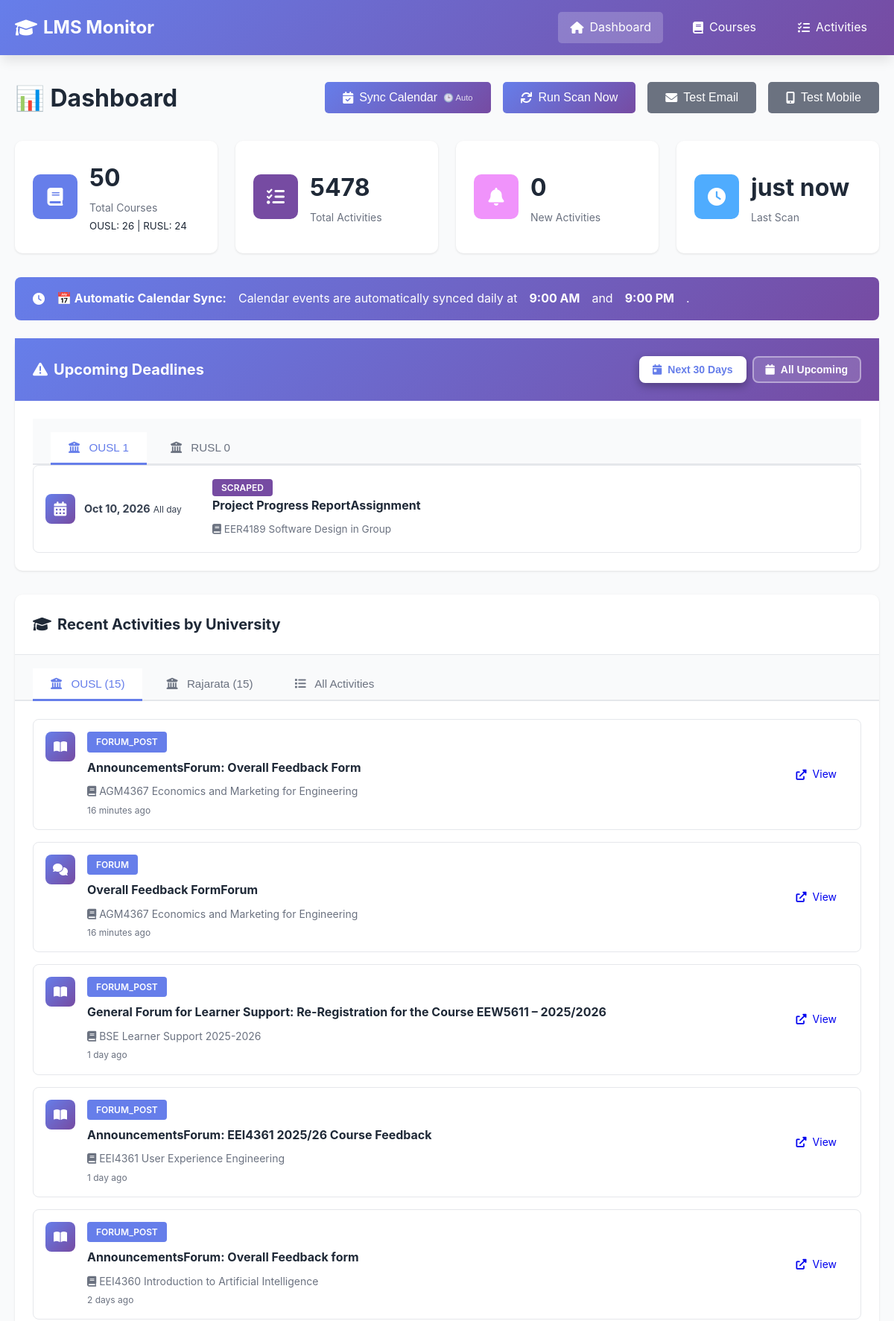
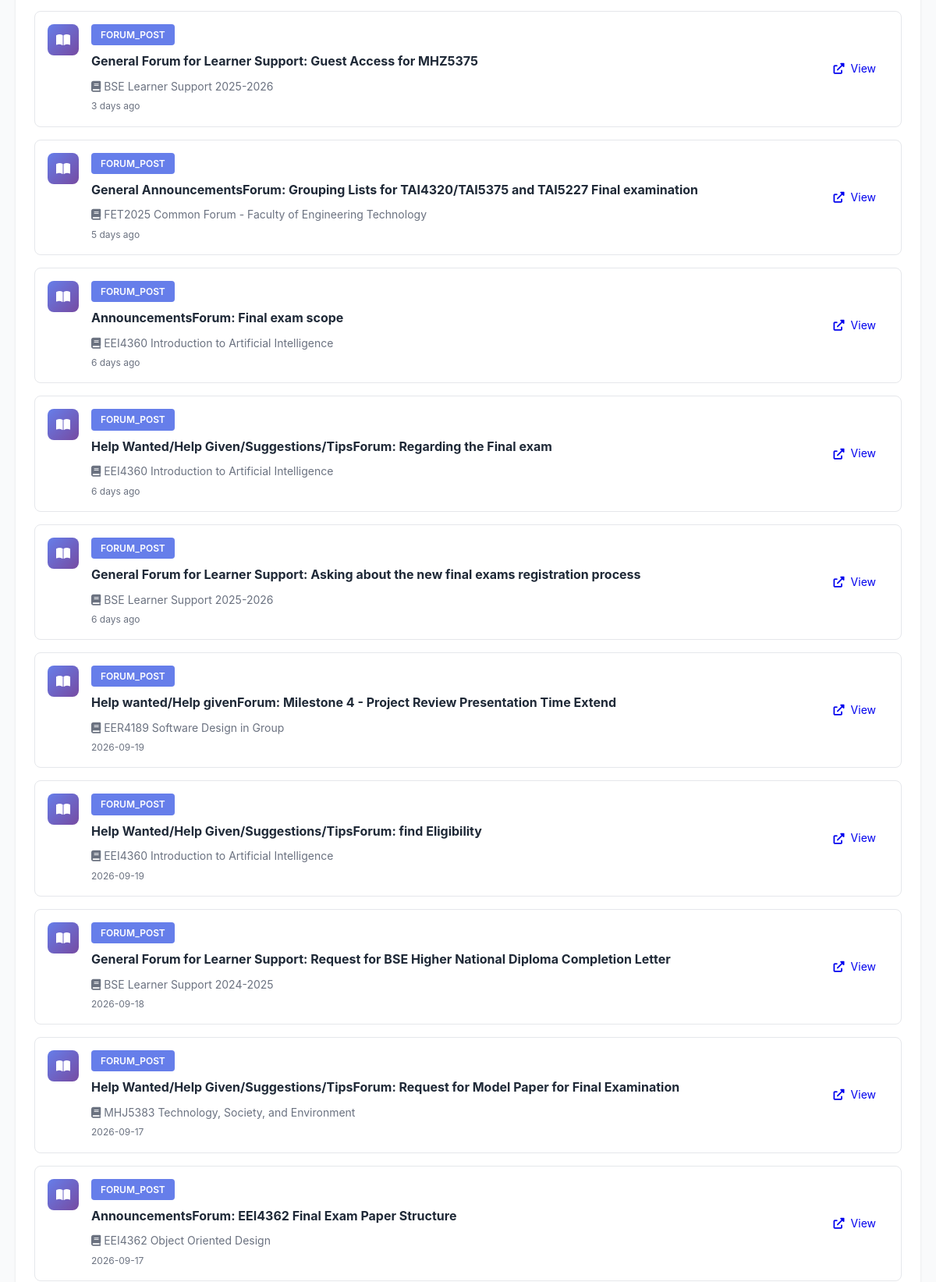
The page / (upper part) on the database its author committed (2 pictures, top to bottom).
### tables this page shows
CREATE TABLE scan_history (
                id INTEGER PRIMARY KEY AUTOINCREMENT,
                lms_name TEXT NOT NULL,
                scan_time TIMESTAMP DEFAULT CURRENT_TIMESTAMP,
                courses_found INTEGER,
                activities_found INTEGER,
                new_activities INTEGER,
                status TEXT,
                error_message TEXT
            );

CREATE TABLE deadlines (
                id INTEGER PRIMARY KEY AUTOINCREMENT,
                deadline_id TEXT UNIQUE NOT NULL,
                title TEXT NOT NULL,
                description TEXT,
                deadline_date TIMESTAMP NOT NULL,
                lms_name TEXT NOT NULL,
                course_id TEXT,
                activity_id TEXT,
                source TEXT NOT NULL,
                location TEXT,
                first_seen TIMESTAMP DEFAULT CURRENT_TIMESTAMP,
                FOREIGN KEY (course_id) REFERENCES courses(course_id),
                FOREIGN KEY (activity_id) REFERENCES activities(activity_id)
            );

CREATE TABLE courses (
                id INTEGER PRIMARY KEY AUTOINCREMENT,
                course_id TEXT UNIQUE NOT NULL,
                lms_name TEXT NOT NULL,
                course_name TEXT NOT NULL,
                course_url TEXT,
                first_seen TIMESTAMP DEFAULT CURRENT_TIMESTAMP,
                last_checked TIMESTAMP DEFAULT CURRENT_TIMESTAMP
            );

### app.py (the view)
@app.route('/')
def index():
    stats = db.get_stats()
    recent_activities = db.get_recent_activities(limit=20)
    scan_history = db.get_scan_history(limit=10)
    ousl_activities = db.get_activities_by_lms('OUSL', limit=15)
    rusl_activities = db.get_activities_by_lms('RUSL', limit=15)
    upcoming_deadlines = db.get_all_upcoming_deadlines(days_ahead=365)
    import re
    for deadline in upcoming_deadlines:
        if deadline['source'] in ['calendar', 'scraped'] and not deadline.get('course_name'):
            course_code_match = re.search(r'\b([A-Z]{2,4}\d{4})\b', deadline['title'])
            if course_code_match:
                course_code = course_code_match.group(1)
                courses = db.get_all_courses()
                for course in courses:
                    if course_code in course['course_name']:
                        deadline['course_name'] = course['course_name']
                        break
    is_render = os.getenv('RENDER') is not None or os.getenv('RAILWAY_ENVIRONMENT') is not None
    return render_template('index.html',
                          stats=stats,
                          recent_activities=recent_activities,
                          ousl_activities=ousl_activities,
                          rusl_activities=rusl_activities,
                          upcoming_deadlines=upcoming_deadlines,
                          scan_history=scan_history,
                          is_render=is_render)

### app.py (called while the page is built)
@app.template_filter('datetime')
def format_datetime(value, format='%Y-%m-%d %H:%M:%S'):
    if value is None:
        return ''
    if isinstance(value, str):
        try:
            value = datetime.fromisoformat(value.replace('Z', '+00:00'))
        except:
            return value
    if value.tzinfo is None:
        from datetime import timezone
        value = value.replace(tzinfo=timezone.utc)
    from datetime import timezone, timedelta
    colombo_tz = timezone(timedelta(hours=5, minutes=30))
    local_time = value.astimezone(colombo_tz)
    return local_time.strftime(format)

### database.py (called while the page is built)
    def get_connection(self):
        return sqlite3.connect(self.db_path)

    def get_recent_activities(self, limit: int = 50) -> List[Dict[str, Any]]:
        conn = self.get_connection()
        cursor = conn.cursor()
        cursor.execute("""
            SELECT
                a.activity_id,
                a.activity_type,
                a.title,
                a.description,
                a.url,
                a.deadline,
                a.first_seen,
                a.is_new,
                c.course_name,
                c.lms_name
            FROM activities a
            JOIN courses c ON a.course_id = c.course_id
            ORDER BY a.first_seen DESC
            LIMIT ?
        """, (limit,))
        columns = [desc[0] for desc in cursor.description]
        activities = [dict(zip(columns, row)) for row in cursor.fetchall()]
        conn.close()
        return activities

    def get_activities_by_lms(self, lms_name: str, limit: int = 20) -> List[Dict[str, Any]]:
        conn = self.get_connection()
        cursor = conn.cursor()
        cursor.execute("""
            SELECT
                a.activity_id,
                a.activity_type,
                a.title,
                a.description,
                a.url,
                a.deadline,
                a.first_seen,
                a.is_new,
                c.course_name,
                c.lms_name
            FROM activities a
            JOIN courses c ON a.course_id = c.course_id
            WHERE c.lms_name = ?
            ORDER BY a.first_seen DESC
            LIMIT ?
        """, (lms_name, limit))
        columns = [desc[0] for desc in cursor.description]
        activities = [dict(zip(columns, row)) for row in cursor.fetchall()]
        conn.close()
        return activities

### templates/index.html (shortened to what this page needs)
{% extends "base.html" %}  {% block content %}
<div class="dashboard">
  <div class="page-header">
    <h1>📊 Dashboard</h1>
    <div class="actions">
      <button
        onclick="syncCalendar()"
        class="btn btn-primary"
        title="Auto-syncs daily at 9 AM & 9 PM"
      >
        <i class="fas fa-calendar-check"></i> Sync Calendar
        <span style="font-size: 0.7em; opacity: 0.8">🕒 Auto</span>
      </button>
      {% if is_render %}
      <button class="btn btn-secondary" disabled title="Scanning is automated via GitHub Actions (runs twice daily)">
        <i class="fas fa-sync"></i> Auto Scan (GitHub Actions)
      </button>
      {% else %}
      <button onclick="triggerScan()" class="btn btn-primary">
        <i class="fas fa-sync"></i> Run Scan Now
      </button>
      {% endif %}
      <button onclick="testEmail()" class="btn btn-secondary">
        <i class="fas fa-envelope"></i> Test Email
      </button>
      <button onclick="testNtfy()" class="btn btn-secondary">
        <i class="fas fa-mobile-alt"></i> Test Mobile
      </button>
    </div>
  </div>
  <div class="stats-grid">
    <div class="stat-card">
      <div class="stat-icon" style="background: #667eea">
        <i class="fas fa-book"></i>
      </div>
      <div class="stat-content">
        <h3>{{ stats.total_courses }}</h3>
        <p>Total Courses</p>
        <small
          >OUSL: {{ stats.ousl_courses }} | RUSL: {{ stats.rusl_courses
          }}</small
        >
      </div>
    </div>
    <div class="stat-card">
      <div class="stat-icon" style="background: #764ba2">
        <i class="fas fa-tasks"></i>
      </div>
      <div class="stat-content">
        <h3>{{ stats.total_activities }}</h3>
        <p>Total Activities</p>
      </div>
    </div>
    <div class="stat-card">
      <div class="stat-icon" style="background: #f093fb">
        <i class="fas fa-bell"></i>
      </div>
      <div class="stat-content">
        <h3 id="new-activities-count">{{ stats.new_activities }}</h3>
        <p>New Activities</p>
      </div>
    </div>
    <div class="stat-card">
      <div class="stat-icon" style="background: #4facfe">
        <i class="fas fa-clock"></i>
      </div>
      <div class="stat-content">
        <h3>
          {{ stats.last_scan_time|timeago if stats.last_scan_time else 'Never'
          }}
        </h3>
        <p>Last Scan</p>
      </div>
    </div>
  </div>
  <div
    class="alert alert-success"
    style="
      background: linear-gradient(135deg, #667eea 0%, #764ba2 100%);
      color: white;
      border: none;
    "
  >
    <i class="fas fa-clock"></i>
    <strong>📅 Automatic Calendar Sync:</strong> Calendar events are
    automatically synced daily at <strong>9:00 AM</strong> and
    <strong>9:00 PM</strong>.
  </div>
  {% if upcoming_deadlines %}
  <div class="card deadline-card">
    <div
      class="card-header"
      style="display: flex; justify-content: space-between; align-items: center"
    >
      <h2><i class="fas fa-exclamation-triangle"></i> Upcoming Deadlines</h2>
      <div class="deadline-filter">
        <button
          class="filter-btn active"
          onclick="filterDeadlines(30)"
          data-days="30"
        >
          <i class="fas fa-calendar-day"></i> Next 30 Days
        </button>
        <button class="filter-btn" onclick="filterDeadlines(0)" data-days="0">
          <i class="fas fa-calendar"></i> All Upcoming
        </button>
      </div>
    </div>
    <div class="card-body">
      <div class="tabs">
        <button
          class="tab-button active"
          onclick="switchDeadlineTab(event, 'ousl-deadlines')"
        >
          <i class="fas fa-university"></i> OUSL
          <span class="tab-count" id="ousl-count">
            {{ upcoming_deadlines|selectattr('lms_name', 'equalto',
            'OUSL')|list|length }}
          </span>
        </button>
        <button
          class="tab-button"
          onclick="switchDeadlineTab(event, 'rusl-deadlines')"
        >
          <i class="fas fa-university"></i> RUSL
          <span class="tab-count" id="rusl-count">
            {{ upcoming_deadlines|selectattr('lms_name', 'equalto',
            'RUSL')|list|length }}
          </span>
        </button>
      </div>
      <div id="ousl-deadlines" class="tab-content active">
        <div class="deadline-list">
          {% for activity in upcoming_deadlines %} {% if activity.lms_name ==
          'OUSL' %}
          <div
            class="deadline-item {% if activity.is_new %}new{% endif %}"
            data-deadline-date="{{ activity.deadline_date }}"
          >
            <div class="deadline-date">
              <div class="date-icon">
                <i class="fas fa-calendar-alt"></i>
              </div>
              <div class="date-text">
                <strong
                  >{{ activity.deadline_date|datetime('%b %d, %Y') }}</strong
                >
                {% if activity.source == 'scraped' %}
                <small>All day</small>
                {% else %}
                <small>{{ activity.deadline_date|datetime('%I:%M %p') }}</small>
                {% endif %}
              </div>
            </div>
            <div class="deadline-content">
              {% if activity.source %}
              <span
                class="activity-type"
                style="background: {% if activity.source == 'calendar' %}#667eea{% else %}#764ba2{% endif %}"
              >
                {{ activity.source|capitalize }}
              </span>
              {% elif activity.activity_type %}
              <span class="activity-type">{{ activity.activity_type }}</span>
              {% endif %}
              <h4>{{ activity.title }}</h4>
              {% if activity.course_name %}
              <p class="activity-course">
                <i class="fas fa-book"></i> {{ activity.course_name }}
              </p>
              {% endif %}
            </div>
          </div>
          {% endif %} {% endfor %}
        </div>
      </div>
    </div>
  </div>
  {% endif %}
  <div class="card">
    <div class="card-header">
      <h2>
        <i class="fas fa-graduation-cap"></i> Recent Activities by University
      </h2>
    </div>
    <div class="tabs">
      <button class="tab-button active" onclick="openTab(event, 'ousl')">
        <i class="fas fa-university"></i> OUSL ({{ ousl_activities|length }})
      </button>
      <button class="tab-button" onclick="openTab(event, 'rusl')">
        <i class="fas fa-university"></i> Rajarata ({{ rusl_activities|length
        }})
      </button>
      <button class="tab-button" onclick="openTab(event, 'all')">
        <i class="fas fa-list"></i> All Activities
      </button>
    </div>
    <div id="ousl" class="tab-content active">
      <div class="card-body">
        {% if ousl_activities %}
        <div class="activity-list">
          {% for activity in ousl_activities %}
          <div class="activity-item {% if activity.is_new %}new{% endif %}">
            <div class="activity-icon">
              {% if activity.activity_type == 'assign' %}
              <i class="fas fa-file-alt"></i>
              {% elif activity.activity_type == 'quiz' %}
              <i class="fas fa-question-circle"></i>
              {% elif activity.activity_type == 'resource' %}
              <i class="fas fa-file"></i>
              {% elif activity.activity_type == 'forum' %}
              <i class="fas fa-comments"></i>
              {% else %}
              <i class="fas fa-book-open"></i>
              {% endif %}
            </div>
            <div class="activity-content">
              <div class="activity-header">
                <span class="activity-type">{{ activity.activity_type }}</span>
              </div>
              <h4>{{ activity.title }}</h4>
              <p class="activity-course">
                <i class="fas fa-book"></i> {{ activity.course_name }}
              </p>
              <p class="activity-time">{{ activity.first_seen|timeago }}</p>
            </div>
            {% if activity.url %}
            <a href="{{ activity.url }}" target="_blank" class="btn btn-small">
              <i class="fas fa-external-link-alt"></i> View
            </a>
            {% endif %}
          </div>
          {% endfor %}
        </div>
        {% else %}
        <p class="empty-state">
          No OUSL activities found yet. Run a scan to get started!
        </p>
        {% endif %}
      </div>
    </div>
  </div>
</div>
{% endblock %}

### rows shown on the page
scan_history: last_scan_time "just now"
deadlines: deadline_date "Oct 10, 2026", shows "All day", source "SCRAPED", title "Project Progress ReportAssignment", course_name "EER4189 Software Design in Group"
courses: activity_type "FORUM_POST", title "AnnouncementsForum: Overall Feedback Form", course_name "AGM4367 Economics and Marketing for Engineering", first_seen "16 minutes ago", activity_type "FORUM", title "Overall Feedback FormForum"
courses: activity_type "FORUM_POST", title "General Forum for Learner Support: Re-Registration for the Course EEW5611 – 2025/2026", course_name "BSE Learner Support 2025-2026", first_seen "1 day ago", title "General Forum for Learner Support: Guest Access for MHZ5375", first_seen "3 days ago", title "General Forum for Learner Support: Asking about the new final exams registration process", first_seen "6 days ago"
courses: activity_type "FORUM_POST", title "AnnouncementsForum: EEI4361 2025/26 Course Feedback", course_name "EEI4361 User Experience Engineering", first_seen "1 day ago"
courses: activity_type "FORUM_POST", title "AnnouncementsForum: Overall Feedback form", course_name "EEI4360 Introduction to Artificial Intelligence", first_seen "2 days ago", title "AnnouncementsForum: Final exam scope", first_seen "6 days ago", title "Help Wanted/Help Given/Suggestions/TipsForum: Regarding the Final exam", title "Help Wanted/Help Given/Suggestions/TipsForum: find Eligibility", first_seen "2026-09-19"
courses: activity_type "FORUM_POST", title "General AnnouncementsForum: Grouping Lists for TAI4320/TAI5375 and TAI5227 Final examination", course_name "FET2025 Common Forum - Faculty of Engineering Technology", first_seen "5 days ago"
courses: activity_type "FORUM_POST", title "Help wanted/Help givenForum: Milestone 4 - Project Review Presentation Time Extend", course_name "EER4189 Software Design in Group", first_seen "2026-09-19"
courses: activity_type "FORUM_POST", title "General Forum for Learner Support: Request for BSE Higher National Diploma Completion Letter", course_name "BSE Learner Support 2024-2025", first_seen "2026-09-18"
courses: activity_type "FORUM_POST", title "Help Wanted/Help Given/Suggestions/TipsForum: Request for Model Paper for Final Examination", course_name "MHJ5383 Technology, Society, and Environment", first_seen "2026-09-17"
courses: activity_type "FORUM_POST", title "AnnouncementsForum: EEI4362 Final Exam Paper Structure", course_name "EEI4362 Object Oriented Design", first_seen "2026-09-17"

### other values the page prints
{{ stats.total_courses }} "50"
{{ stats.ousl_courses }} "26"
{{ stats.rusl_courses }} "24"
{{ stats.total_activities }} "5478"
{{ stats.new_activities }} "0"
{{ ousl_activities|length }} "15"
{{ rusl_activities|length }} "15"
